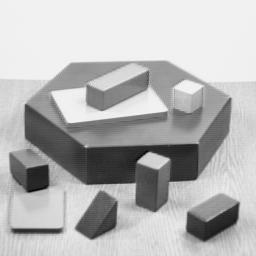
#> input picture blox.jpg, 256 x 256 px
$ python canny_edge.py
#> lines starting #> are read from the running program, lines starting #| are printed output that depends on the picture; after the words box and inside, x2 and y2 are one past the last pixel; in counts of white or black regions, pixels touching at a corner belong together
import cv2
import numpy as np
from matplotlib import pyplot as plt

img = cv2.imread("blox.jpg")
#> img is the input picture: shape (256, 256, 3); min 0, max 252, mean 182.8
img = cv2.cvtColor(img, cv2.COLOR_BGR2RGB)
canny = cv2.Canny(img, 100, 200)
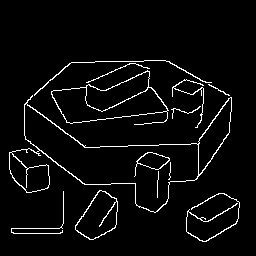
#> canny: shape (256, 256); 4.2% white in thin lines or dots, all inside (x1, y1, x2, y2) = (9, 60, 240, 242)

titles = ['image', 'canny']
images = [img, canny]
for i in range(2):
    plt.subplot(1, 2, i+1), plt.imshow(images[i], 'gray')
    plt.title(titles[i])
    plt.xticks([]),plt.yticks([])

plt.show()
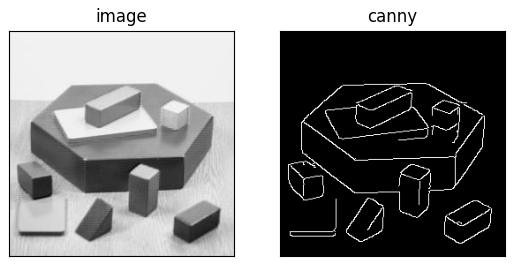
#> figure drawn by matplotlib, 2 panels

$ run again, with aero1.jpg copied over blox.jpg
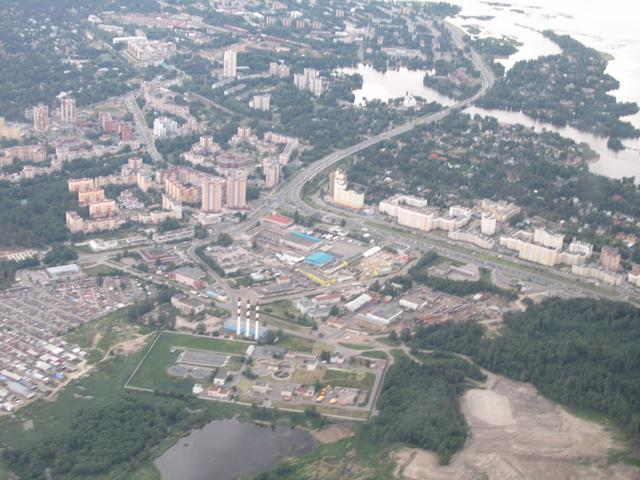
#> input picture aero1.jpg, 640 x 480 px
#> img is the input picture: shape (480, 640, 3); mean B, G, R 153.6, 150.4, 147.6
#> `canny = cv2.Canny(img, 100, 200)`:
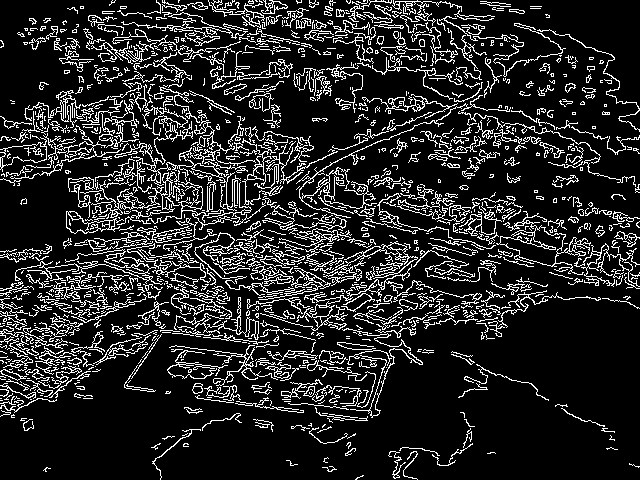
#> canny: shape (480, 640); 15.2% white in thin lines or dots
#> `plt.show()`:
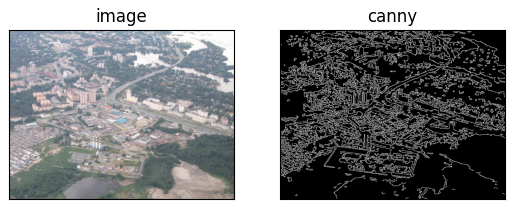
#> figure drawn by matplotlib, 2 panels

$ run again, with over.jpg copied over blox.jpg
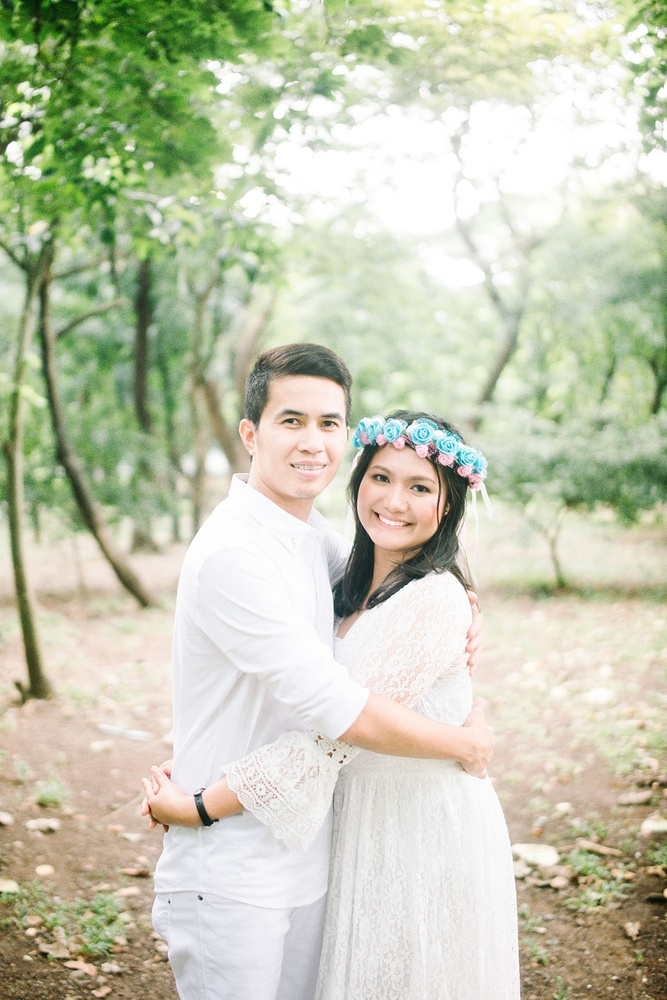
#> input picture over.jpg, 667 x 1000 px, shrunk from 1200 x 1798 before the run
#> img is the input picture: shape (1000, 667, 3); mean B, G, R 178.4, 201.3, 197.8
#> `canny = cv2.Canny(img, 100, 200)`:
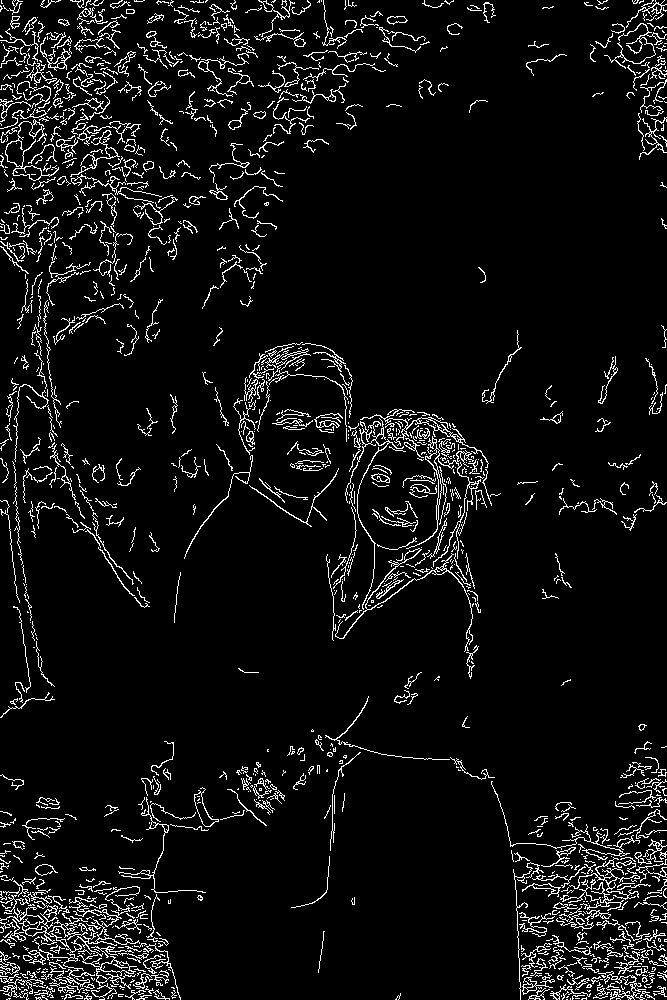
#> canny: shape (1000, 667); 6.2% white in thin lines or dots
#> `plt.show()`:
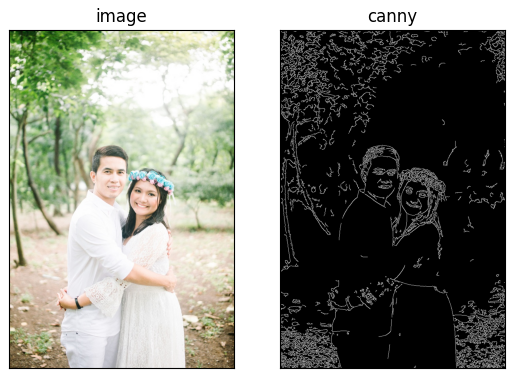
#> figure drawn by matplotlib, 2 panels
